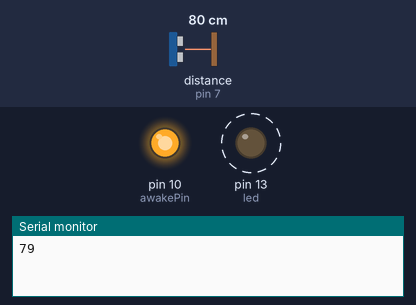
A sketch run on a simulated Arduino Uno, built with avr-gcc and run on an emulated ATmega328P. Parts: output pins drawn as LEDs (lit = HIGH), the last lines printed to the serial monitor. Wiring (inferred from the names in the program): ultrasonic range finder: trigger pin 5; echo pin 7. Dashed ring = blinking. The test bench sets the inputs (shaded band); at power-on: distance to the obstacle (sensor on pin 7) 80 cm. The echo pulse lasts 58.3 µs per cm; pins used as bus, display or sensor lines are not drawn.

Above: at 0.8 s.
2.1 s: distance to the obstacle (sensor on pin 7) set to 2 cm
At 3.0 s:
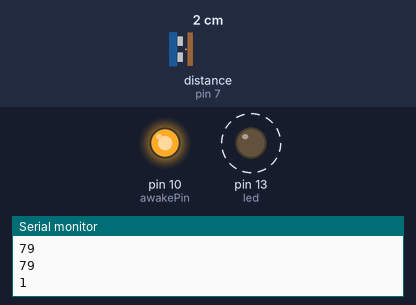
5.6 s: distance to the obstacle (sensor on pin 7) set to 60 cm
At 6.1 s:
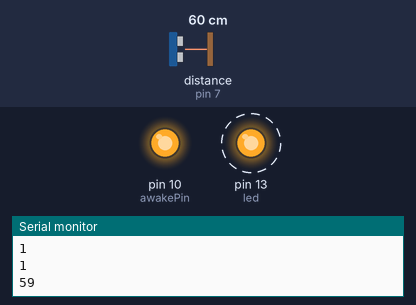
Timing chart, 0 to 15.1 s (numbered marks = the images above; inputs shaded):
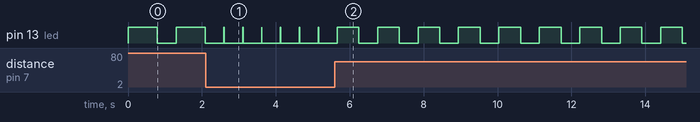

The sketch:

sonar_test.ino
```cpp
#define trigPin 5
#define echoPin 7
#define awakePin 10
#define led 13

void setup() {
  Serial.begin (57600);
  pinMode(trigPin, OUTPUT);
  pinMode(echoPin, INPUT);
  pinMode(awakePin, OUTPUT);
  pinMode(led, OUTPUT);
  digitalWrite(awakePin, HIGH);
}

void loop() {
  int32_t duration, distance;
  digitalWrite(trigPin, LOW);  // Added this line
  delayMicroseconds(2); // Added this line
  digitalWrite(trigPin, HIGH);
//  delayMicroseconds(1000); - Removed this line
  delayMicroseconds(10); // Added this line
  digitalWrite(trigPin, LOW);
  duration = pulseIn(echoPin, HIGH);
  distance = (duration/2) / 29.1;
  Serial.println(distance);
  if (distance >= 200){
    distance = 200;
  }
  if (distance < 0){
    distance = 0;
  }

  digitalWrite(led, HIGH);
  delay(distance*10);
  digitalWrite(led, LOW);

  delay(500);
}
```

Measured:
- after the input at 2.1 s, pin 13 (led): alternates HIGH for 0.01 s and LOW for 0.50 s, starting after 0.50 s
- after the input at 5.6 s, pin 13 (led): alternates HIGH for 0.59 s and LOW for 0.50 s, starting after 0.65 s
- by itself, pin 13 (led): alternates HIGH for 0.79 s and LOW for 0.51 s
